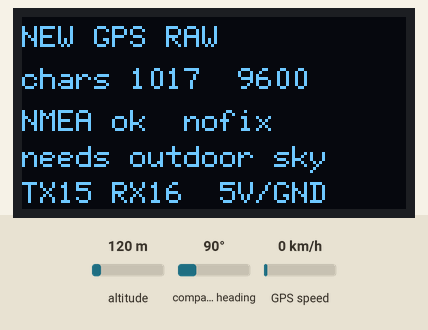
Bench run of a sketch on a simulated ESP32. Parts: 128×64 one-colour display. The inputs (shaded band) are chosen by the test bench; at power-on: altitude 120 m, compass heading 90°, GPS speed 0 km/h. The GPS gets a fix after 3 s at 37.7749, -122.4194 with 8 satellites; what the sketch prints to the serial monitor is not drawn.

Above: at 1.69 s.
1.7 s: altitude set to 20 m
At 2.76 s:
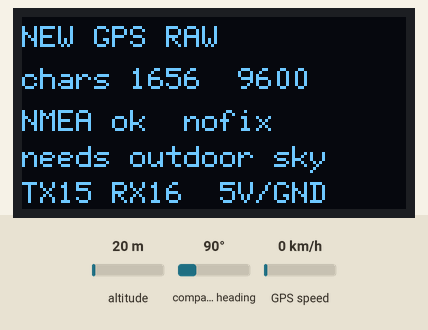
3.5 s: compass heading set to 7°
At 3.94 s:
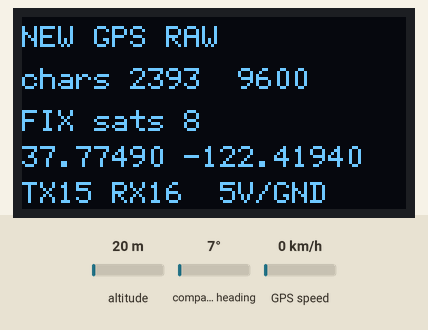
5.6 s: GPS speed set to 30 km/h
At 6.09 s:
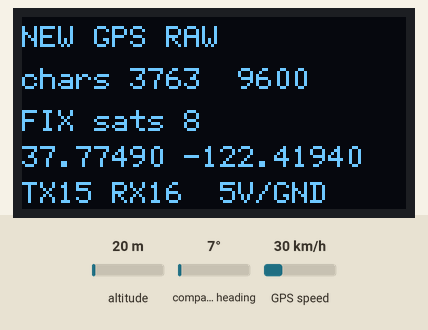
7.5 s: altitude set to 250 m
At 8.24 s:
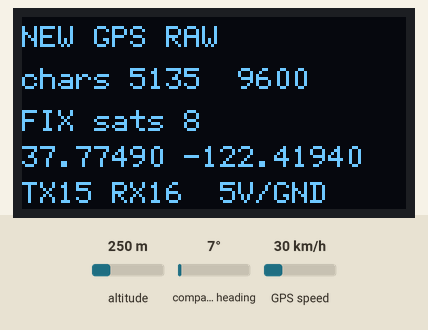
9.6 s: compass heading set to 90°
At 10.39 s:
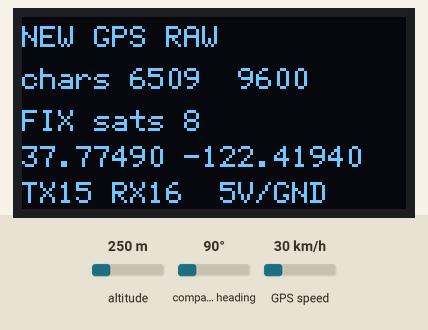

The sketch:

23_gps_raw.ino
```cpp
/*
  NEW GPS test (not the old combined bench).
  OLED 8/9. NEO-6M on UART2: GPS TX -> GPIO15, GPS RX -> GPIO16.
  Not the silk TX/RX pads (those are LiDAR).
  Indoor pass = chars climbing. Fix needs outdoor sky.
*/
#include <Arduino.h>
#include <Wire.h>
#include <U8g2lib.h>
#include <TinyGPSPlus.h>
#include <stdio.h>

U8G2_SH1106_128X64_NONAME_F_HW_I2C oled(U8G2_R0, U8X8_PIN_NONE);
HardwareSerial GpsUart(2);
TinyGPSPlus gps;

static bool oled_ok = false;
static uint32_t baud = 9600;
static uint32_t chars_mark = 0;
static bool tried_38400 = false;

static void draw() {
  if (!oled_ok) return;
  char line[24];
  oled.clearBuffer();
  oled.setFont(u8g2_font_6x12_tf);
  oled.drawStr(0, 10, "NEW GPS RAW");
  snprintf(line, sizeof(line), "chars %lu  %lu", (unsigned long)gps.charsProcessed(), (unsigned long)baud);
  oled.drawStr(0, 24, line);
  if (gps.location.isValid()) {
    snprintf(line, sizeof(line), "FIX sats %d", gps.satellites.value());
    oled.drawStr(0, 38, line);
    snprintf(line, sizeof(line), "%.5f %.5f", gps.location.lat(), gps.location.lng());
    oled.drawStr(0, 50, line);
  } else if (gps.charsProcessed() > 20) {
    oled.drawStr(0, 38, "NMEA ok  nofix");
    oled.drawStr(0, 50, "needs outdoor sky");
  } else {
    oled.drawStr(0, 38, "0 chars: swap TX");
    oled.drawStr(0, 50, "GPS TX -> GPIO15");
  }
  oled.drawStr(0, 62, "TX15 RX16  5V/GND");
  oled.sendBuffer();
}

void setup() {
  Serial.begin(115200);
  Serial.setTxTimeoutMs(0);
  delay(400);
  Serial.println("NEW GPS RAW  GPS-TX->15  GPS-RX->16");

  GpsUart.setRxBufferSize(512);
  GpsUart.begin(baud, SERIAL_8N1, 15, 16);
  chars_mark = 0;

  Wire.begin(8, 9);
  Wire.setClock(100000);
  uint8_t oa = 0x3C;
  Wire.beginTransmission(oa);
  if (Wire.endTransmission() != 0) {
    oa = 0x3D;
    Wire.beginTransmission(oa);
    oled_ok = Wire.endTransmission() == 0;
  } else oled_ok = true;
  if (oled_ok) {
    oled.setI2CAddress(oa << 1);
    oled.setBusClock(100000);
    oled.begin();
  }
}

void loop() {
  uint8_t n = 0;
  while (GpsUart.available() && n < 64) {
    gps.encode(GpsUart.read());
    n++;
  }

  if (!tried_38400 && millis() > 4000 && gps.charsProcessed() <= chars_mark) {
    tried_38400 = true;
    baud = 38400;
    GpsUart.end();
    delay(20);
    GpsUart.begin(baud, SERIAL_8N1, 15, 16);
    Serial.println("GPS retry 38400");
  }

  Serial.printf("chars=%lu baud=%lu valid=%d sats=%d\n",
                (unsigned long)gps.charsProcessed(), (unsigned long)baud,
                gps.location.isValid(), gps.satellites.value());
  draw();
  delay(80);
}
```
